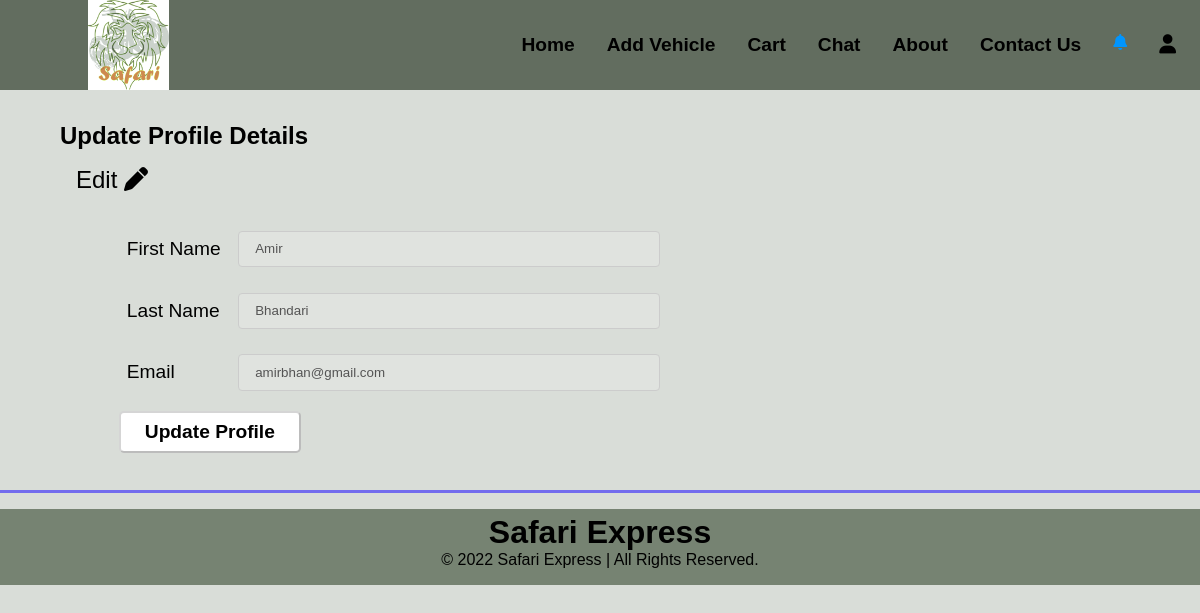
The app's page /index.php?page=userprofile (signed in) with its own data.
### tables this page shows
CREATE TABLE `users` (
  `userID` int(11) NOT NULL,
  `userName` varchar(255) NOT NULL,
  `email` varchar(255) NOT NULL,
  `password` varchar(255) NOT NULL,
  `firstName` varchar(255) NOT NULL,
  `lastName` varchar(255) NOT NULL,
  `role` varchar(255) NOT NULL,
  `registeredDate` date NOT NULL DEFAULT current_timestamp()
);

### functions/load_template.php (called while the page is built, shortened)
<?php
	function loadTemplate($filename, $tempVars){
		extract($tempVars);
		require $filename;
		$content = ob_get_clean();
		return $content;
	}
?>

### pages/users/userprofile.php (called while the page is built, shortened)
<?php
    if(isset($_SESSION['login']) && $_SESSION['login'] == 1 && $_SESSION['role']  == 'user' ) {
        $uid=$_SESSION['userID'];
        if(isset($uid)){
            $conn = new DatabaseTable('users');
            $dataa=$conn->find('userID',$uid);
            $data=$dataa->fetch();
            $status='';
        }
        $content = loadTemplate('../templates/users/userprofileTemplate.php', ['data'=>$data,'uid'=>$uid,'status'=>$status]);
    }else {
        session_unset();
        header('location:index.php?page=login');
    }
?>

### classes/databasetable.php (called while the page is built, shortened)
 <?php
class DatabaseTable{
    public $table;
    function __construct($table){
        $this->table = $table;
    }
function find($field, $value) {
    global $pdo;
        $stmt = $pdo->prepare('SELECT * FROM ' . $this->table .' WHERE ' . $field . ' = :valu');
        $criteria = [
                'valu' => $value
        ];
        $stmt->execute($criteria);
        return $stmt;
}
}
?>

### templates/users/homepage.php (the view, shortened to what this page needs)
<!DOCTYPE html>
<html lang="en">
<head>
    <link rel="stylesheet" href="../css/styles.css">
</head>
<body>
 <header>
        <nav>
            <div class="logo">
                <a href="index.php"> <img src="../images/logo/logo.jpg" alt="Safari Express"></a>
            </div>
            <div class="nav-list">
                <a href="index.php">Home</a>
                <?php
                    if(isset($_SESSION['login']) && $_SESSION['login'] == 1){
                       echo '<a href="index.php?page=AddVechicle">Add Vehicle</a>';
                       echo '<a href="index.php?page=Cart">Cart</a>';
                       echo '<a href="index.php?page=chatnow">Chat</a>';
                    }
                ?>
                <a href="index.php?page=about">About</a>
                <a href="index.php?page=contact">Contact Us</a>
                <?php
                    if(isset($_SESSION['login']) && $_SESSION['login'] == 1){
                ?>
                <div class="dropdown" id="dropdown">
                    <button class="dropbtn" onclick="myFunction()"><i class="fa fa-bell"></i></button>
                </div>
                <?php } ?>
                <div class="nav-user">
                    <button class="userbtn" onclick="nav()">
                        <i class="fas fa-user"></i>
                    </button>
                </div>
            </div>
        </nav>
    </header>
    <main>
        <?php echo $content; ?>
    </main>
    <footer>
        <section class="footer_cont">
            <span class="footer_main">Safari Express</span>
            <span>&#169 2022 Safari Express | All Rights Reserved.</span>
        </section>
    </footer>
</body>
</html>

### templates/users/userprofileTemplate.php (shortened to what this page needs)
<body onload="disable();">
  <article class="profile">
    <section class="editprform_container">
      <h2><?php if($data){echo "Update Profile Details";}?><br></h2>
      <div onclick="enable();" class="editbtn"><h5>Edit <i class="fas fa-pen"></i></h5></div>
      <form method="post" action="index.php?page=userprofile">
        <div class="uprofilecont">
          <div class="uprofilefname"><label for="firstName">First Name</label></div>
          <div class="uprofilenfamein"><input type="text" id="firstname" name="firstName" value="<?php if($data){echo $data['firstName'];}?>" required placeholder="Client's updated first name.."></div>
          <div class="uprofilelname"><label for="lastName">Last Name</label></div>
          <div class="uprofilelnamein"><input type="text" id="lastname" name="lastName" value="<?php if($data){echo $data['lastName'];}?>" required placeholder="Client's updated last name.."></div>
          <div class="uprofilemail"><label for="email">Email</label></div>
          <div class="uprofilemailin"><input type="email" id="email" name="email" value="<?php if($data){echo $data['email'];}?>" required placeholder="Updated Email Address"></div>
          <div class="uprofilesubmit"><input type="submit" id="update" name="Update" value="Update Profile"></div>
        </div>
      </form>
    </section>
  </article>
</body>

### css/styles.css (style rules this page uses)
* { padding: 0; margin: 0; box-sizing: border-box; }
body, html { font-family: sans-serif; margin: 0; }
body { background: #D9DDD8; }
nav { display: flex; flex-wrap: wrap; flex-direction: row; justify-content: space-between; align-items: center; padding: 0 0.5rem; position: relative; background: #626D5F; color: #0e375e; font-size: 1.2rem; font-weight: 700; }
.logo { margin-left: 5rem; }
.logo img { height: 90px; }
.nav-list { overflow: hidden; display: flex; }
.nav-list a { float: left; font-size: 1.2rem; color: #000; text-align: center; padding: 14px 16px; text-decoration: none; position: relative; }
.nav-user { float: left; overflow: visible; }
.nav-user .userbtn { font-size: 1.2rem; border: none; outline: none; color: #000; padding: 14px 16px; background-color: inherit; font-family: inherit; margin: 0; }
.nav-list a::after { content: ""; display: block; position: absolute; left: 0; width: 0%; height: 2px; background-color: #8FBFE0; transition: .3s width ease-in-out; }
.dropdown { overflow: visible; }
.dropdown .dropbtn { font-size: 16px; border: none; outline: none; color: #0095FF; padding: 14px 16px; background-color: inherit; font-family: inherit; margin: 0; }
img { vertical-align: middle; }
.profile { width: 90%; margin: 2rem 5% 1rem auto; }
.editbtn { padding: 1rem; cursor: pointer; width: 10rem; }
.profile h5 { font-size: 1.5rem; font-weight: 500; }
.editprform_container form { font-size: 1.2rem; }
.editprform_container .uprofilecont { width: 90%; margin: 0.5rem 0 0.5rem 5%; }
.uprofilefname { grid-area: uprofilefname; }
.uprofilenfamein { grid-area: uprofilenfamein; }
.uprofilelname { grid-area: uprofilelname; }
.uprofilelnamein { grid-area: uprofilelnamein; }
.uprofilemail { grid-area: uprofilemail; }
.uprofilemailin { grid-area: uprofilemailin; }
.uprofilesubmit { grid-area: uprofilesubmit; }
.uprofilecont { display: grid; grid-template-areas: 'uprofilefname uprofilenfamein' 'uprofilelname uprofilelnamein' 'uprofilemail uprofilemailin' 'uprofilesubmit uprofilesubmit'; grid-template-columns: min-content auto; align-items: center; }
.uprofilecont > div { padding: 0.3rem; white-space: nowrap; }
.uprofilecont input[type=text], .uprofilecont input[type=email] { min-width: min-content; width: 50%; padding: 0.6rem 1rem; margin: 0.5rem 0; display: inline-block; border: 1px solid #ccc; border-radius: 4px; box-sizing: border-box; }
.uprofilecont label { margin: 0.5rem; }
.uprofilecont input[type="submit"] { text-decoration: none; color: #000; background: #fff; padding: 0.5rem 1.5rem; font-size: 1.2rem; font-weight: 550; margin: 0.2rem 0; cursor: pointer; border-radius: 5px; }
footer { margin-top: 3rem; padding: 0.3rem 0 1rem; background-color: #768372; }
.footer_cont { position: relative; display: flex; flex-direction: column; align-items: center; }
.footer_cont::before { content:''; position: absolute; background-color: #736CED; width: 100%; height: 3px; top: -1.5rem; }
.footer_main { content: ''; font-size: 2rem; font-weight: 700; }

### records on screen
users: firstName "Amir", lastName "Bhandari", email "amirbhan@gmail.com"
